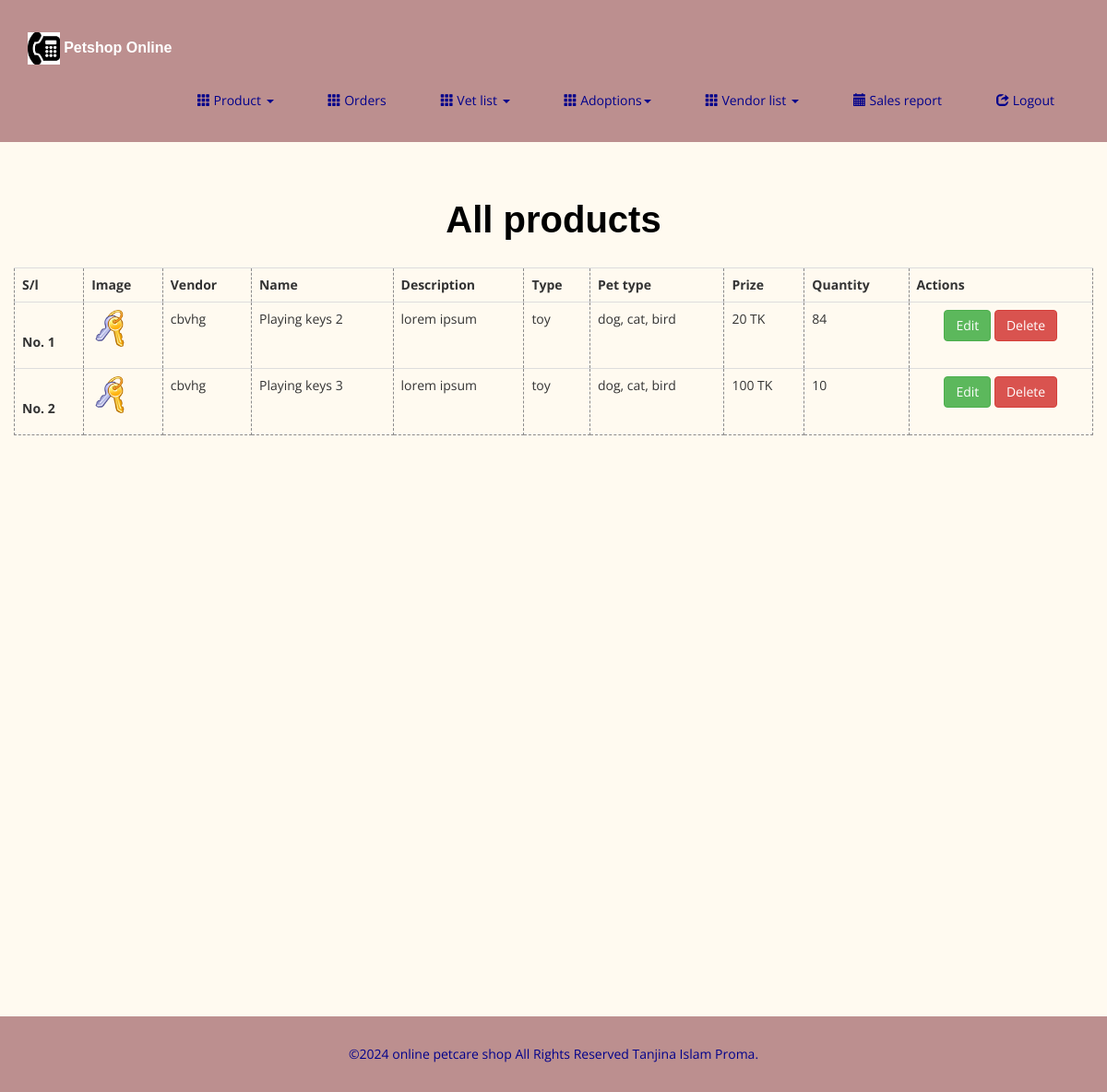
/admin/products.php (signed in), run on the app's committed database.
### tables this page shows
CREATE TABLE `accessories` (
  `id` int(11) NOT NULL,
  `vendor_id` int(11) NOT NULL,
  `name` varchar(50) DEFAULT NULL,
  `prize` float DEFAULT NULL,
  `description` varchar(50) DEFAULT NULL,
  `type` varchar(20) NOT NULL,
  `pet_type` varchar(20) NOT NULL,
  `image` varchar(250) DEFAULT NULL,
  `qty` int(11) DEFAULT 0
);

CREATE TABLE `vendors` (
  `id` int(11) NOT NULL,
  `name` varchar(50) NOT NULL,
  `address` varchar(100) NOT NULL,
  `contact` varchar(11) NOT NULL,
  `email` varchar(50) NOT NULL
);

### admin/products.php (the view, shortened to what this page needs)
<!DOCTYPE html>
<html lang="en">
<head>
    <?php require_once("shared/header.php") ?>
</head>
<body>
    <?php require_once("shared/navbar.php") ?>
    <br>
    <?php
        require_once("../shared/db.php");
        $sql = "SELECT accessories.id, accessories.name, accessories.image, accessories.description, accessories.type, accessories.pet_type, accessories.prize, accessories.qty, vendors.name as vend_name FROM `accessories` INNER JOIN `vendors` ON accessories.vendor_id=vendors.id ";
        $query = $conn->prepare($sql);
        $query->execute();
        $query->setFetchMode(PDO::FETCH_ASSOC);
        $res = $query->fetchAll();
        $cnt = 0;
    ?>
    <div class="container-fluid" style="margin-top: 2rem;">
        <div class="container">
            <div class="row">
                <div class="col-12">
                    <?php if(!isset($_GET["id"])): ?>
                        <h1 style="color: black !important;" class="text-center">All products</h1>
                    <?php else: ?>
                        <h1 style="color: black !important;" class="text-center">Products from: "<?php echo isset($res2) ? $res2[0]["name"] : $res[0]["vend_name"] ?>"</h1>
                        <h2 style="color: black !important;" class="text-center"><?php echo sizeof($res) ?> product/s</h2>
                    <?php endif; ?>
                </div>
            </div>
            <div class="row">
                <div class="col-12">
                    <table class="table table-responsive table-hover" style="margin-top: 2rem;">
                        <tr>
                            <th>S/l</th>
                            <th>Image</th>
                            <th>Vendor</th>
                            <th>Name</th>
                            <th>Description</th>
                            <th>Type</th>
                            <th>Pet type</th>
                            <th>Prize</th>
                            <th>Quantity</th>
                            <th>Actions</th>
                        </tr>
                        <?php foreach($res as $r): ?>
                        <tr>
                            <td>
                                <strong class="wow fadeInDown"><p style="margin-top:25px;">No. <?php echo ++$cnt ?></p></strong>
                            </td>
                            <td>
                                <img style="width: 4rem;" src="../assets/images/products/<?php echo $r["image"] ?>">
                            </td>
                            <td><?php echo $r["vend_name"] ?></td>
                            <td><?php echo $r["name"] ?></td>
                            <td><?php echo $r["description"] ?></td>
                            <td><?php echo $r["type"] ?></td>
                            <td><?php echo $r["pet_type"] ?></td>
                            <td><?php echo $r["prize"] ?> TK</td>
                            <td><?php echo $r["qty"] ?></td>
                            <td>
                                <center>
                                    <a class="btn btn-success" href="product_form.php?id=<?php echo $r["id"] ?>">Edit</a>
                                    <a class="btn btn-danger" href="shared/requests.php?t=pr&id=<?php echo $r["id"] ?>">Delete</a>
                                </center>
                            </td>
                        </tr>
                        <?php endforeach; ?>
                    </table>
                </div>
            </div>
        </div>
    </div>
    <br><br><br>
    <?php require_once("shared/footer.php") ?>
</body>
</html>

### assets/css/main.css (style rules this page uses)
body { background: floralwhite; font-family: 'Open Sans', sans-serif; color:ro; line-height: 22px; }
h1, h2, h3, h4, h5, h6 { font-weight:bold; font-family:Verdana, Geneva, sans-serif; color:#8B8B00; }
h1 { font-size: 40px; color:#fff; }
a { color:blue; -webkit-transition: color 300ms, background-color 300ms; -moz-transition: color 300ms, background-color 300ms; -o-transition: color 300ms, background-color 300ms; transition: color 300ms, background-color 300ms; }
.container-fluid { height: 105vh; }
table { width:100%; }

### admin/products.php (style rules this page uses)
table, tr, th, td { border: 1px dashed #8c8b8b; }

### data on the page
accessories: image (picture), vendor.name "cbvhg", name "Playing keys 2", description "lorem ipsum", type "toy", pet_type "dog, cat, bird", prize "20", qty "84"
accessories: image (picture), vendor.name "cbvhg", name "Playing keys 3", description "lorem ipsum", type "toy", pet_type "dog, cat, bird", prize "100", qty "10"
